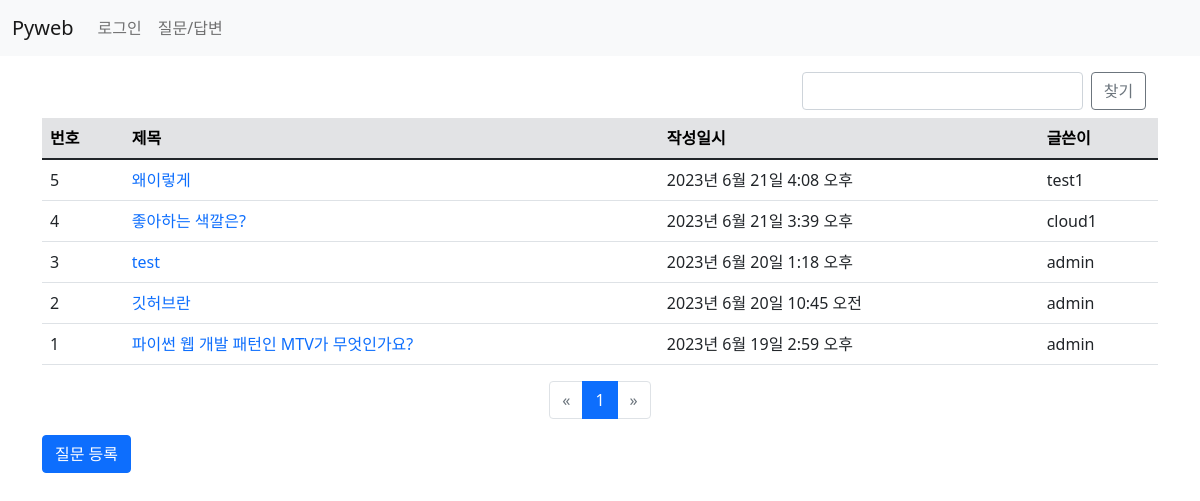
The page /board/ on the database as committed earlier.
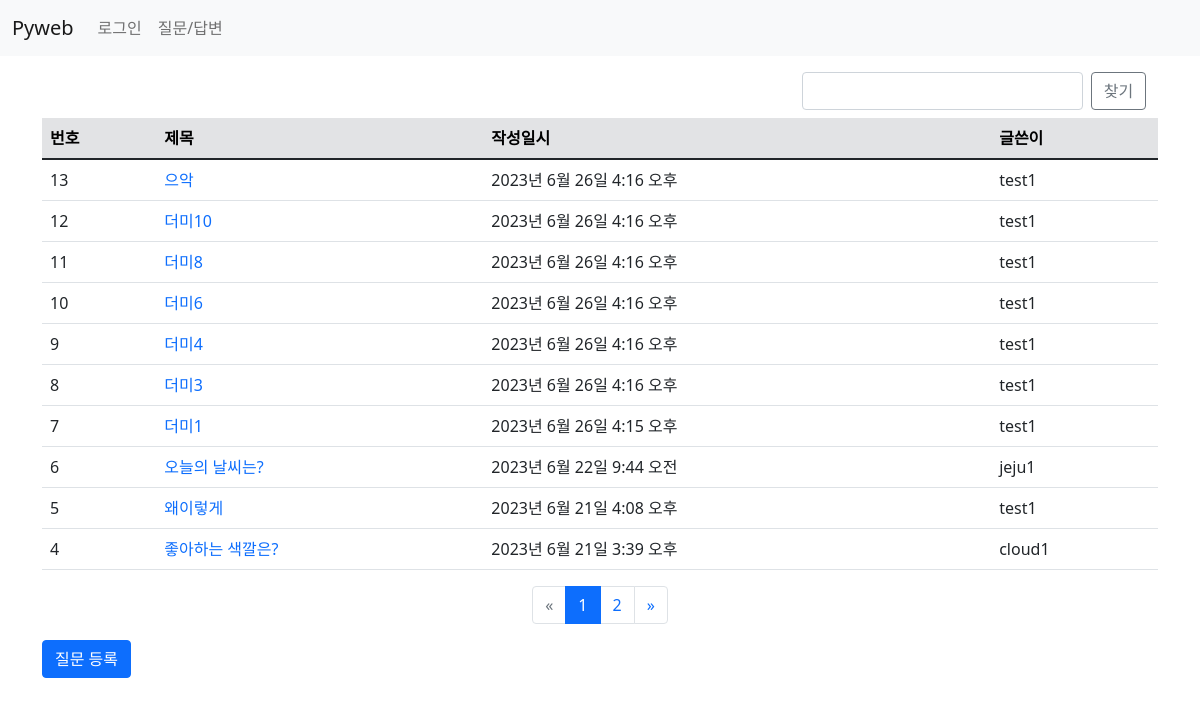
The same page on the database as committed later.
### board/models.py (models this page shows, shortened)
class Question(models.Model):
    author = models.ForeignKey(User, on_delete=models.CASCADE)  #글쓴이
    subject = models.CharField(max_length=200)  #제목
    content = models.TextField()                #질문 내용
    create_date = models.DateTimeField()        #등록일
    modify_date = models.DateTimeField(null=True, blank=True)   #null 허용

### board/views.py (the view, shortened to what this page needs)
# urls.py: path('', views.question_list, name='question_list'),
def question_list(request):
    question_list = Question.objects.order_by('-create_date')    #내림 차순
    page = request.GET.get('page', '1')
    kw = request.GET.get('kw', '')  #검색어
    paginator = Paginator(question_list, 10)    #페이지당 게시글 - 10
    page_obj = paginator.get_page(page)
    context = {'question_list': page_obj, 'kw': kw}
    return render(request, 'board/question_list.html', context)

### board/templatetags/board_filter.py (called while the page is built)
@register.filter
def sub(value, arg):
    return value - arg  #원래값 - 매개값 해주고 return -> |sub:arg 식으로 표기

### templates/board/question_list.html (shortened to what this page needs)
{% extends 'base.html' %}
{% load board_filter %}
{% block content %}
<div class="container my-3">
    <section id="question_list">
        <div class="row mb-2 ">
            <div class="col-8"></div>
            <div class="col-4 d-flex justify-content-end">
                <input type="text" class="kw form-control"
                        value="{{ kw }}">
                <div class="col-2 input-group-append mx-2">
                    <button type="button" id="btn_search"
                        class="btn btn-outline-secondary">찾기</button>
                </div>
            </div>
        </div>
        <table class="table">
            <thead>
                <tr class="table-secondary">
                    <th>번호</th><th>제목</th><th>작성일시</th><th>글쓴이</th>
                </tr>
            </thead>
            <tbody>
                {% if question_list %}
                    {% for question in question_list %}
                    <tr>
                        <td> {{ question_list.paginator.count|sub:question_list.start_index|sub:forloop.counter0|add:1 }} </td>
                        <td><a href="{% url 'board:detail' question.id %}">{{ question.subject }}</a></td>
                        <td>{{ question.create_date }}</td>
                        <td>{{ question.author }}</td>
                    </tr>
                    {% endfor %}
                {% else %}
                    <tr>
                        <td>질문이 없습니다.</td>
                    </tr>
                {% endif %}
            </tbody>
            </table>
            <ul class="pagination justify-content-center">
                {% if question_list.has_previous %}
                    <li class="page-item">
                        <a class="page-link" href="?page={{ question_list.previous_page_number }}">&laquo;</a>
                    </li>
                {% else %}
                    <li class="page-item disabled" >
                        <a class="page-link" href="">&laquo;</a>
                    </li>
                {% endif %}
                {% for page_number in question_list.paginator.page_range %}
                    {% if page_number == question_list.number %}
                        <li class="page-item active">
                            <a class="page-link" href="?page={{ page_number }}">{{ page_number }}</a>
                        </li>
                    {% else %}
                    <li class="page-item">
                        <a class="page-link" href="?page={{ page_number }}">{{ page_number }}</a>
                    </li>
                    {% endif %}
                {% endfor %}
                {% if question_list.has_next %}
                    <li class="page-item">
                        <a class="page-link" href="?page={{ question_list.next_page_number }}">&raquo;</a>
                    </li>
                {% else %}
                    <li class="page-item disabled" >
                        <a class="page-link" href="">&raquo;</a>
                    </li>
                {% endif %}
            </ul>
            <a href="{% url 'board:question_create' %}" class="btn btn-primary">질문 등록</a>
    </section>
</div>
{% endblock %}

Rows that differ between the two databases and show on the page:
no longer on this page (row unchanged): Question: paginator.count|sub "3", subject "test", create_date "2023년 6월 20일 1:18 오후", author "admin"
no longer on this page (row unchanged): Question: paginator.count|sub "2", subject "깃허브란", create_date "2023년 6월 20일 10:45 오전", author "admin"
no longer on this page (row unchanged): Question: paginator.count|sub "1", subject "파이썬 웹 개발 패턴인 MTV가 무엇인가요?", create_date "2023년 6월 19일 2:59 오후", author "admin"
added Question: paginator.count|sub "13", subject "으악", create_date "2023년 6월 26일 4:16 오후", author "test1"
added Question: paginator.count|sub "12", subject "더미10", create_date "2023년 6월 26일 4:16 오후", author "test1"
added Question: paginator.count|sub "11", subject "더미8", create_date "2023년 6월 26일 4:16 오후", author "test1"
added Question: paginator.count|sub "10", subject "더미6", create_date "2023년 6월 26일 4:16 오후", author "test1"
added Question: paginator.count|sub "9", subject "더미4", create_date "2023년 6월 26일 4:16 오후", author "test1"
added Question: paginator.count|sub "8", subject "더미3", create_date "2023년 6월 26일 4:16 오후", author "test1"
added Question: paginator.count|sub "7", subject "더미1", create_date "2023년 6월 26일 4:15 오후", author "test1"
added Question: paginator.count|sub "6", subject "오늘의 날씨는?", create_date "2023년 6월 22일 9:44 오전", author "jeju1"
Other text that changed with them:
new list line: "2"
